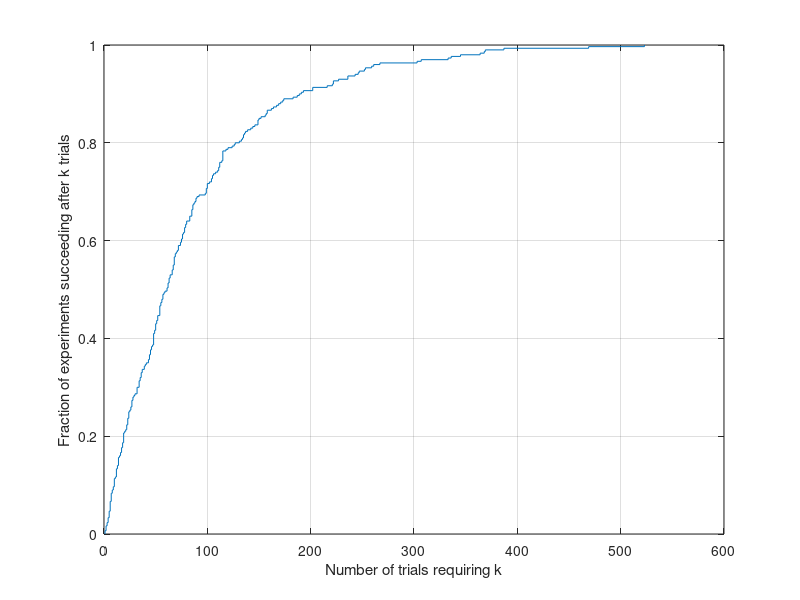

The MATLAB source for this figure:
function results = CS5140_A1_B()
%Repeat the experiment m = 300 times, and record for each time how many random trials
%this took. Plot this data as a cumulative density plot where the x-axis records the number of trials required k,
%and the y-axis records the fraction of experiments that succeeded (a collision) after k trials. The plot should
%show a curve that starts at a y value of 0, and increases as k increases, and eventually reaches a y value of 1.

n = 4000;
total_runs = 300;
results3 = zeros(300,1);
sum = 0;

for m=1:total_runs
    k = 0;
    found = 0;
    while(found == 0) 
       a = randi(n,10,1); 
       found = check(a);
       k = k + 1;
    end
    results3(m,1) = k;
    sum = sum + k;
end


cdfplot(results3);
hold on;
xlabel('Number of trials requiring k');
ylabel('Fraction of experiments succeeding after k trials');
title('');

%C: (5 points) Empirically estimate the expected number of k random trials in order to have a collision.
%That is, add up all values k, and divide by m.

sum
res = sum / total_runs

end

function f = check(array)

s1 = size(array,1);
s2 = size(unique(array),1);

if(s2 < s1)
    f = 1;
else
    f = 0;
end
end

